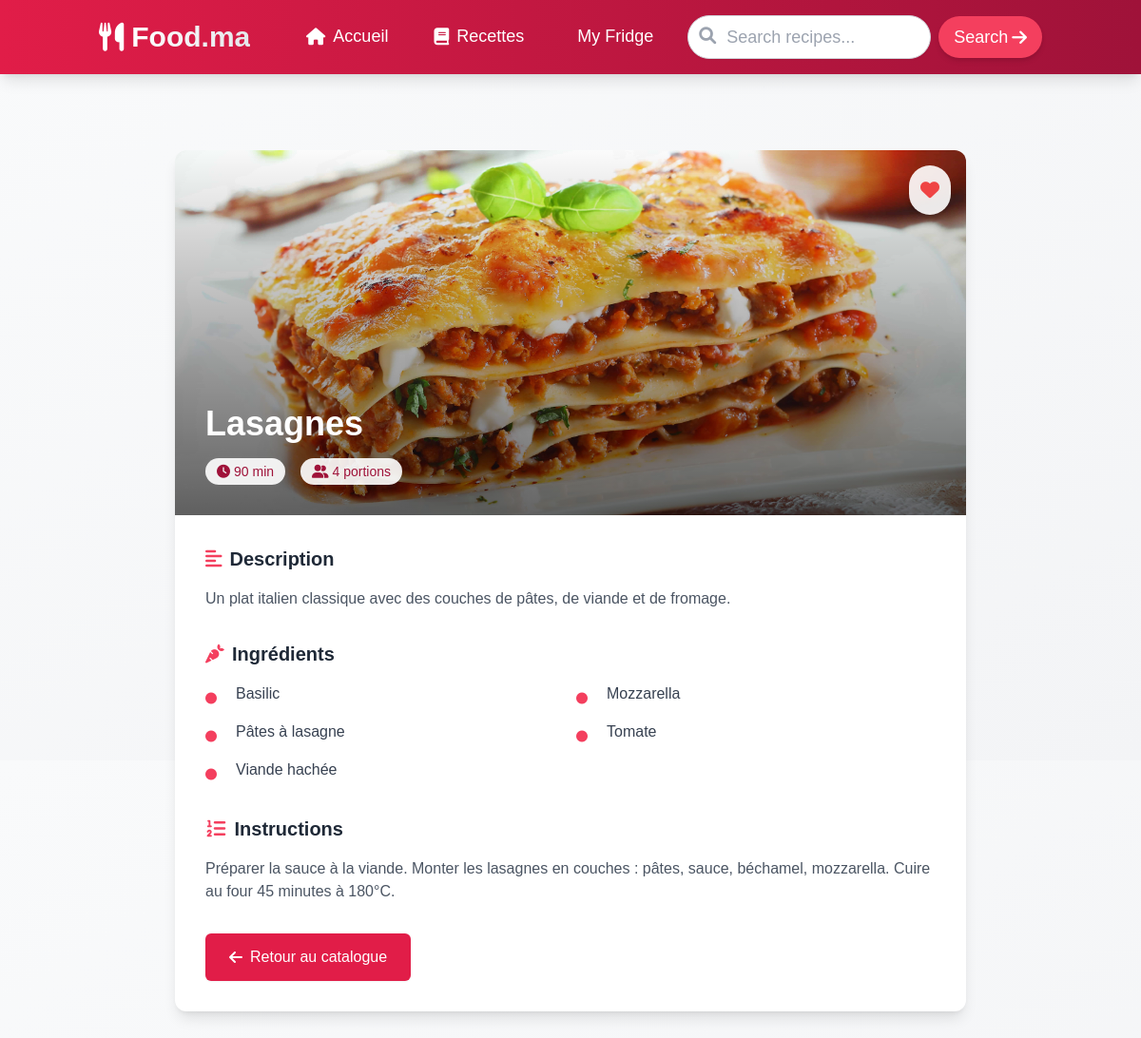
Screenshot of /recettes/5/ with the database file from the repository.
### base/models.py (models this page shows, shortened)
class Recette(models.Model):
    nom = models.CharField(max_length=255, verbose_name='Nom de la recette')
    temps_preparation = models.IntegerField(verbose_name='Temps de préparation (minutes)')
    description = models.TextField(verbose_name='Description')
    ingredients = models.ManyToManyField(Ingredient, verbose_name='Ingrédients')
    instructions = models.TextField(verbose_name='Instructions', blank=True)
    image = models.ImageField(upload_to='recettes/', blank=True, null=True, verbose_name='Image de la recette')
    portions = models.IntegerField(default=4, verbose_name='Nombre de portions')  # New field for portions
    favorite = models.BooleanField(default=False, verbose_name='Favori')  # New field for favorite
    date_creation = models.DateTimeField(auto_now_add=True)
    date_modification = models.DateTimeField(auto_now=True)
    class Meta:
        ordering = ['nom']
        verbose_name = 'Recette'
        verbose_name_plural = 'Recettes'

class Ingredient(models.Model):
    CATEGORIES = [
        ('legumes', 'Légumes'),
        ('viandes', 'Viandes et Volailles'),
        ('produits_laitiers', 'Produits Laitiers et Œufs'),
        ('epicerie', 'Épicerie'),
        ('fruits', 'Fruits'),
        ('herbes', 'Herbes et Épices'),
        ('feculents', 'Féculents'),
    ]
    nom = models.CharField(max_length=100, unique=True)
    categorie = models.CharField(max_length=50, choices=CATEGORIES)
    class Meta:
        ordering = ['nom']
        verbose_name = 'Ingrédient'
        verbose_name_plural = 'Ingrédients'

### base/views.py (the view)
# urls.py: path('recettes/<int:pk>/', views.RecetteDetailView.as_view(), name='recette_detail'),
class RecetteDetailView(DetailView):
    model = Recette
    template_name = 'recette_detail.html'
    context_object_name = 'recette'

### base/templates/recette_detail.html (shortened to what this page needs)
{% extends 'base.html' %}
{% load static %}
{% block content %}
<div class="max-w-4xl mx-auto px-4 sm:px-6 lg:px-8 py-12">
    <div class="bg-white rounded-xl shadow-lg overflow-hidden">
        <div class="relative h-64 md:h-80 lg:h-96">
            <img
                src="{% if recette.image %}{{ recette.image.url }}{% else %}../static/images/Image-not-found.png{% endif %}"
                alt="{{ recette.nom }}"
                class="w-full h-full object-cover"
            >
            <div class="absolute inset-0 bg-gradient-to-t from-black/60 to-transparent"></div>
            <div class="absolute bottom-0 left-0 right-0 p-6 md:p-8">
                <h1 class="text-3xl md:text-4xl font-bold text-white">{{ recette.nom }}</h1>
                <div class="flex items-center mt-4 space-x-4">
                    <span class="inline-flex items-center px-3 py-1 rounded-full text-sm font-medium bg-white/90 text-culinary-800">
                        <i class="fas fa-clock mr-1"></i> {{ recette.temps_preparation }} min
                    </span>
                    <span class="inline-flex items-center px-3 py-1 rounded-full text-sm font-medium bg-white/90 text-culinary-800">
                        <i class="fas fa-user-friends mr-1"></i> {{ recette.portions }} portions
                    </span>
                </div>
            </div>
            <div class="absolute top-4 right-4">
                <button
                    id="favoriteButton"
                    class="bg-white/90 p-3 rounded-full shadow-md hover:bg-white transition-colors duration-300"
                    data-url="{% url 'toggle_favorite' recette.id %}"
                >
                    <i id="favoriteIcon" class="{% if recette.favorite %}fas text-red-500{% else %}far{% endif %} fa-heart text-xl"></i>
                </button>
            </div>
        </div>
        <div class="p-6 md:p-8">
            <div class="mb-8">
                <h2 class="text-xl font-bold text-gray-800 mb-4 flex items-center">
                    <i class="fas fa-align-left text-culinary-500 mr-2"></i>
                    Description
                </h2>
                <p class="text-gray-600">{{ recette.description }}</p>
            </div>
            <div class="mb-8">
                <h2 class="text-xl font-bold text-gray-800 mb-4 flex items-center">
                    <i class="fas fa-carrot text-culinary-500 mr-2"></i>
                    Ingrédients
                </h2>
                <ul class="grid grid-cols-1 md:grid-cols-2 gap-3">
                    {% for ingredient in recette.ingredients.all %}
                    <li class="flex items-start">
                        <span class="flex-shrink-0 h-6 w-6 text-culinary-500 mr-2 mt-1">
                            <i class="fas fa-circle text-xs"></i>
                        </span>
                        <span class="text-gray-700">{{ ingredient.nom }}</span>
                    </li>
                    {% empty %}
                    <li class="text-gray-500">No ingredients listed</li>
                    {% endfor %}
                </ul>
            </div>
            <div class="mb-8">
                <h2 class="text-xl font-bold text-gray-800 mb-4 flex items-center">
                    <i class="fas fa-list-ol text-culinary-500 mr-2"></i>
                    Instructions
                </h2>
                <div class="prose max-w-none text-gray-600">
                    {{ recette.instructions|linebreaks }}
                </div>
            </div>
            <div class="mt-8">
                <a href="{% url 'recettes' %}" class="inline-flex items-center px-6 py-3 border border-transparent text-base font-medium rounded-md shadow-sm text-white bg-culinary-600 hover:bg-culinary-700 focus:outline-none focus:ring-2 focus:ring-offset-2 focus:ring-culinary-500">
                    <i class="fas fa-arrow-left mr-2"></i>
                    Retour au catalogue
                </a>
            </div>
        </div>
    </div>
</div>
{% endblock %}

### rows the page displays
Recette: image+nom (picture), nom "Lasagnes", temps_preparation "90", portions "4", description "Un plat italien classique avec des couches de pâtes, de viande et de fromage.", instructions "Préparer la sauce à la viande. Monter les lasagnes en couches : pâtes, sauce, béchamel, mozzarella. Cuire au four 45 minutes à 180°C."
Ingredient: nom "Basilic"
Ingredient: nom "Mozzarella"
Ingredient: nom "Pâtes à lasagne"
Ingredient: nom "Tomate"
Ingredient: nom "Viande hachée"
